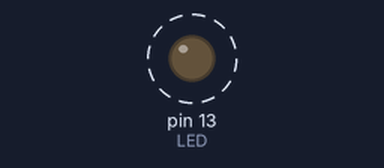
Simulated run of this sketch. Board: Arduino Uno, built with avr-gcc and run on an emulated ATmega328P. On the bench: output pins drawn as LEDs (lit = HIGH). Dashed ring = blinking.

Above: at 0.3 s.
Timing chart, 0 to 3.0 s (numbered marks = the images above):
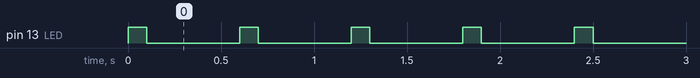

Measured:
- by itself, pin 13 (LED): alternates HIGH for 0.10 s and LOW for 0.50 s

The sketch:

pisca_led.ino
```cpp
int main()
{
   DDRB |= (1<<DDB5); // Configura PB5 como saida (LED interno
                                      // da placa Arduino - pino D13)
   PORTB &= ~(1<<PB5); // Inicia PB5 com nivel logico zero

   while(1)
   {
      PORTB |= (1<<PB5); // Liga LED
      _delay_ms(100); // Espera 500 ms
      PORTB &= ~(1<<PB5); // Desliga LED
      _delay_ms(500); // Espera 500 ms
   }
}
```
